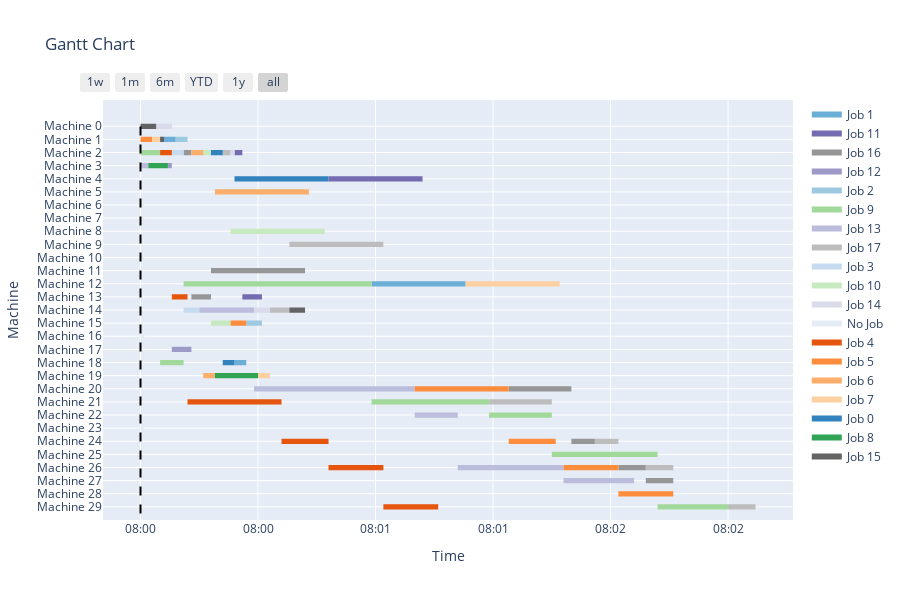

Write notebook code for a chart like this one.
### Code cell
import numpy as np
import pandas as pd
import copy
import random
from util.util_load             import read_txt
from util.util_reschedule       import random_events, store_schedule, update_schedule, snapshot
from util.util_display          import plot, pretty_table
from env_action.metaheu         import GeneticAlgorithm
from env_action.action_space    import action_space

maxtime                = 3
maxtimeacceptnewjob    = 150
defectProb             = 0.03

action_name            = ["exact", "GA", "TS", "LFOH", "LAPH", "LAP_LFO", "CDR1", "CDR2", "CDR3", "CDR4", "CDR5", "CDR6"]

J, I, K, p_ijk, h_ijk,   \
d_j, n_j, MC_ji, n_MC_ji,\
OperationPool            = read_txt("DATA/jobs_small.txt")


variables = ['J', 'p_ijk', 'h_ijk', 'n_j', 'MC_ji', 'n_MC_ji']
for var in variables:
    globals()['org_' + var] = copy.deepcopy(globals()[var])

S_k                    = np.zeros((K))
S_j                    = np.zeros((J))
n_ops_left_j           = copy.deepcopy(n_j)
MB_info                = np.zeros((0))

t                      = 0
JSet                   = list(range(J))
OJSet                  = [[] for _ in range(J)]
for j in JSet:
    OJSet[j]           = [i for i in range(int(n_j[j]))]
Oij_on_machine         = [[] for _ in range(K)]

JA_event               = []
MB_event               = [[] for _ in range(K)]
events                 = {}
MB_record              = {}

# Preschedule
pre_GBest, X_ijk, S_ij, C_ij, C_j   = GeneticAlgorithm (S_k, S_j, JSet, OJSet, J, I, K, 
                                                        p_ijk, h_ijk, d_j, n_j, n_ops_left_j, 
                                                        MC_ji, n_MC_ji, OperationPool, maxtime= 1000)
print("preschedule")

fig1 = plot(J, K, n_j, X_ijk, S_ij, C_ij, MB_record, t)
display(fig1)

### Figure 1 — Plotly figure (JSON) as saved in the notebook; plotly's stock layout.template omitted (floating-point values rounded to 4 significant figures)
{"data": [{"fill": "toself", "fillcolor": "rgb(107, 174, 214)", "hoverinfo": "name", "legendgroup": "rgb(107, 174, 214)", "mode": "none", "name": "Job 1", "type": "scatter", "x": ["2024-07-01T08:00:06", "2024-07-01T08:00:09", "2024-07-01T08:00:09", "2024-07-01T08:00:06", "2024-07-01T08:00:06", "2024-07-01T08:00:59", "2024-07-01T08:01:23", "2024-07-01T08:01:23", "2024-07-01T08:00:59", "2024-07-01T08:00:59", "2024-07-01T08:00:24", "2024-07-01T08:00:27", "2024-07-01T08:00:27", "2024-07-01T08:00:24"], "y": [27.8, 27.8, 28.2, 28.2, null, 16.8, 16.8, 17.2, 17.2, null, 10.8, 10.8, 11.2, 11.2]}, {"fill": "toself", "fillcolor": "rgb(117, 107, 177)", "hoverinfo": "name", "legendgroup": "rgb(117, 107, 177)", "mode": "none", "name": "Job 11", "type": "scatter", "x": ["2024-07-01T08:00:24", "2024-07-01T08:00:26", "2024-07-01T08:00:26", "2024-07-01T08:00:24", "2024-07-01T08:00:24", "2024-07-01T08:00:48", "2024-07-01T08:01:12", "2024-07-01T08:01:12", "2024-07-01T08:00:48", "2024-07-01T08:00:48", "2024-07-01T08:00:26", "2024-07-01T08:00:31", "2024-07-01T08:00:31", "2024-07-01T08:00:26"], "y": [26.8, 26.8, 27.2, 27.2, null, 24.8, 24.8, 25.2, 25.2, null, 15.8, 15.8, 16.2, 16.2]}, {"fill": "toself", "fillcolor": "rgb(150, 150, 150)", "hoverinfo": "name", "legendgroup": "rgb(150, 150, 150)", "mode": "none", "name": "Job 16", "type": "scatter", "x": ["2024-07-01T08:00:11", "2024-07-01T08:00:13", "2024-07-01T08:00:13", "2024-07-01T08:00:11", "2024-07-01T08:00:11", "2024-07-01T08:00:18", "2024-07-01T08:00:42", "2024-07-01T08:00:42", "2024-07-01T08:00:18", "2024-07-01T08:00:18", "2024-07-01T08:00:13", "2024-07-01T08:00:18", "2024-07-01T08:00:18", "2024-07-01T08:00:13", "2024-07-01T08:00:13", "2024-07-01T08:01:34", "2024-07-01T08:01:50", "2024-07-01T08:01:50", "2024-07-01T08:01:34", "2024-07-01T08:01:34", "2024-07-01T08:01:50", "2024-07-01T08:01:56", "2024-07-01T08:01:56", "2024-07-01T08:01:50", "2024-07-01T08:01:50", "2024-07-01T08:02:02", "2024-07-01T08:02:09", "2024-07-01T08:02:09", "2024-07-01T08:02:02", "2024-07-01T08:02:02", "2024-07-01T08:02:09", "2024-07-01T08:02:16", "2024-07-01T08:02:16", "2024-07-01T08:02:09"], "y": [26.8, 26.8, 27.2, 27.2, null, 17.8, 17.8, 18.2, 18.2, null, 15.8, 15.8, 16.2, 16.2, null, 8.8, 8.8, 9.2, 9.2, null, 4.8, 4.8, 5.2, 5.2, null, 2.8, 2.8, 3.2, 3.2, null, 1.8, 1.8, 2.2, 2.2]}, {"fill": "toself", "fillcolor": "rgb(158, 154, 200)", "hoverinfo": "name", "legendgroup": "rgb(158, 154, 200)", "mode": "none", "name": "Job 12", "type": "scatter", "x": ["2024-07-01T08:00:07", "2024-07-01T08:00:08", "2024-07-01T08:00:08", "2024-07-01T08:00:07", "2024-07-01T08:00:07", "2024-07-01T08:00:08", "2024-07-01T08:00:13", "2024-07-01T08:00:13", "2024-07-01T08:00:08"], "y": [25.8, 25.8, 26.2, 26.2, null, 11.8, 11.8, 12.2, 12.2]}, {"fill": "toself", "fillcolor": "rgb(158, 202, 225)", "hoverinfo": "name", "legendgroup": "rgb(158, 202, 225)", "mode": "none", "name": "Job 2", "type": "scatter", "x": ["2024-07-01T08:00:09", "2024-07-01T08:00:12", "2024-07-01T08:00:12", "2024-07-01T08:00:09", "2024-07-01T08:00:09", "2024-07-01T08:00:27", "2024-07-01T08:00:31", "2024-07-01T08:00:31", "2024-07-01T08:00:27"], "y": [27.8, 27.8, 28.2, 28.2, null, 13.8, 13.8, 14.2, 14.2]}, {"fill": "toself", "fillcolor": "rgb(161, 217, 155)", "hoverinfo": "name", "legendgroup": "rgb(161, 217, 155)", "mode": "none", "name": "Job 9", "type": "scatter", "x": ["2024-07-01T08:00:00", "2024-07-01T08:00:05", "2024-07-01T08:00:05", "2024-07-01T08:00:00", "2024-07-01T08:00:00", "2024-07-01T08:00:11", "2024-07-01T08:00:59", "2024-07-01T08:00:59", "2024-07-01T08:00:11", "2024-07-01T08:00:11", "2024-07-01T08:00:05", "2024-07-01T08:00:11", "2024-07-01T08:00:11", "2024-07-01T08:00:05", "2024-07-01T08:00:05", "2024-07-01T08:00:59", "2024-07-01T08:01:29", "2024-07-01T08:01:29", "2024-07-01T08:00:59", "2024-07-01T08:00:59", "2024-07-01T08:01:29", "2024-07-01T08:01:45", "2024-07-01T08:01:45", "2024-07-01T08:01:29", "2024-07-01T08:01:29", "2024-07-01T08:01:45", "2024-07-01T08:02:12", "2024-07-01T08:02:12", "2024-07-01T08:01:45", "2024-07-01T08:01:45", "2024-07-01T08:02:12", "2024-07-01T08:02:30", "2024-07-01T08:02:30", "2024-07-01T08:02:12"], "y": [26.8, 26.8, 27.2, 27.2, null, 16.8, 16.8, 17.2, 17.2, null, 10.8, 10.8, 11.2, 11.2, null, 7.8, 7.8, 8.2, 8.2, null, 6.8, 6.8, 7.2, 7.2, null, 3.8, 3.8, 4.2, 4.2, null, -0.2, -0.2, 0.2, 0.2]}, {"fill": "toself", "fillcolor": "rgb(188, 189, 220)", "hoverinfo": "name", "legendgroup": "rgb(188, 189, 220)", "mode": "none", "name": "Job 13", "type": "scatter", "x": ["2024-07-01T08:00:00", "2024-07-01T08:00:02", "2024-07-01T08:00:02", "2024-07-01T08:00:00", "2024-07-01T08:00:00", "2024-07-01T08:00:15", "2024-07-01T08:00:29", "2024-07-01T08:00:29", "2024-07-01T08:00:15", "2024-07-01T08:00:15", "2024-07-01T08:00:29", "2024-07-01T08:01:10", "2024-07-01T08:01:10", "2024-07-01T08:00:29", "2024-07-01T08:00:29", "2024-07-01T08:01:10", "2024-07-01T08:01:21", "2024-07-01T08:01:21", "2024-07-01T08:01:10", "2024-07-01T08:01:10", "2024-07-01T08:01:21", "2024-07-01T08:01:48", "2024-07-01T08:01:48", "2024-07-01T08:01:21", "2024-07-01T08:01:21", "2024-07-01T08:01:48", "2024-07-01T08:02:06", "2024-07-01T08:02:06", "2024-07-01T08:01:48"], "y": [25.8, 25.8, 26.2, 26.2, null, 14.8, 14.8, 15.2, 15.2, null, 8.8, 8.8, 9.2, 9.2, null, 6.8, 6.8, 7.2, 7.2, null, 2.8, 2.8, 3.2, 3.2, null, 1.8, 1.8, 2.2, 2.2]}, {"fill": "toself", "fillcolor": "rgb(189, 189, 189)", "hoverinfo": "name", "legendgroup": "rgb(189, 189, 189)", "mode": "none", "name": "Job 17", "type": "scatter", "x": ["2024-07-01T08:00:21", "2024-07-01T08:00:23", "2024-07-01T08:00:23", "2024-07-01T08:00:21", "2024-07-01T08:00:21", "2024-07-01T08:00:38", "2024-07-01T08:01:02", "2024-07-01T08:01:02", "2024-07-01T08:00:38", "2024-07-01T08:00:38", "2024-07-01T08:00:33", "2024-07-01T08:00:38", "2024-07-01T08:00:38", "2024-07-01T08:00:33", "2024-07-01T08:00:33", "2024-07-01T08:01:29", "2024-07-01T08:01:45", "2024-07-01T08:01:45", "2024-07-01T08:01:29", "2024-07-01T08:01:29", "2024-07-01T08:01:56", "2024-07-01T08:02:02", "2024-07-01T08:02:02", "2024-07-01T08:01:56", "2024-07-01T08:01:56", "2024-07-01T08:02:09", "2024-07-01T08:02:16", "2024-07-01T08:02:16", "2024-07-01T08:02:09", "2024-07-01T08:02:09", "2024-07-01T08:02:30", "2024-07-01T08:02:37", "2024-07-01T08:02:37", "2024-07-01T08:02:30"], "y": [26.8, 26.8, 27.2, 27.2, null, 19.8, 19.8, 20.2, 20.2, null, 14.8, 14.8, 15.2, 15.2, null, 7.8, 7.8, 8.2, 8.2, null, 4.8, 4.8, 5.2, 5.2, null, 2.8, 2.8, 3.2, 3.2, null, -0.2, -0.2, 0.2, 0.2]}, {"fill": "toself", "fillcolor": "rgb(198, 219, 239)", "hoverinfo": "name", "legendgroup": "rgb(198, 219, 239)", "mode": "none", "name": "Job 3", "type": "scatter", "x": ["2024-07-01T08:00:08", "2024-07-01T08:00:11", "2024-07-01T08:00:11", "2024-07-01T08:00:08", "2024-07-01T08:00:08", "2024-07-01T08:00:11", "2024-07-01T08:00:15", "2024-07-01T08:00:15", "2024-07-01T08:00:11"], "y": [26.8, 26.8, 27.2, 27.2, null, 14.8, 14.8, 15.2, 15.2]}, {"fill": "toself", "fillcolor": "rgb(199, 233, 192)", "hoverinfo": "name", "legendgroup": "rgb(199, 233, 192)", "mode": "none", "name": "Job 10", "type": "scatter", "x": ["2024-07-01T08:00:16", "2024-07-01T08:00:18", "2024-07-01T08:00:18", "2024-07-01T08:00:16", "2024-07-01T08:00:16", "2024-07-01T08:00:23", "2024-07-01T08:00:47", "2024-07-01T08:00:47", "2024-07-01T08:00:23", "2024-07-01T08:00:23", "2024-07-01T08:00:18", "2024-07-01T08:00:23", "2024-07-01T08:00:23", "2024-07-01T08:00:18"], "y": [26.8, 26.8, 27.2, 27.2, null, 20.8, 20.8, 21.2, 21.2, null, 13.8, 13.8, 14.2, 14.2]}, {"fill": "toself", "fillcolor": "rgb(218, 218, 235)", "hoverinfo": "name", "legendgroup": "rgb(218, 218, 235)", "mode": "none", "name": "Job 14", "type": "scatter", "x": ["2024-07-01T08:00:04", "2024-07-01T08:00:08", "2024-07-01T08:00:08", "2024-07-01T08:00:04", "2024-07-01T08:00:04", "2024-07-01T08:00:23", "2024-07-01T08:00:24", "2024-07-01T08:00:24", "2024-07-01T08:00:23", "2024-07-01T08:00:23", "2024-07-01T08:00:29", "2024-07-01T08:00:33", "2024-07-01T08:00:33", "2024-07-01T08:00:29"], "y": [28.8, 28.8, 29.2, 29.2, null, 26.8, 26.8, 27.2, 27.2, null, 14.8, 14.8, 15.2, 15.2]}, {"fill": "toself", "fillcolor": "rgb(230, 236, 245)", "hoverinfo": "name", "legendgroup": "rgb(230, 236, 245)", "mode": "none", "name": "No Job", "type": "scatter", "x": ["2024-07-01T08:00:00", "2024-07-01T08:00:01", "2024-07-01T08:00:01", "2024-07-01T08:00:00", "2024-07-01T08:00:00", "2024-07-01T08:00:00", "2024-07-01T08:00:01", "2024-07-01T08:00:01", "2024-07-01T08:00:00", "2024-07-01T08:00:00", "2024-07-01T08:00:00", "2024-07-01T08:00:01", "2024-07-01T08:00:01", "2024-07-01T08:00:00", "2024-07-01T08:00:00", "2024-07-01T08:00:00", "2024-07-01T08:00:01", "2024-07-01T08:00:01", "2024-07-01T08:00:00", "2024-07-01T08:00:00", "2024-07-01T08:00:00", "2024-07-01T08:00:01", "2024-07-01T08:00:01", "2024-07-01T08:00:00"], "y": [22.8, 22.8, 23.2, 23.2, null, 21.8, 21.8, 22.2, 22.2, null, 18.8, 18.8, 19.2, 19.2, null, 12.8, 12.8, 13.2, 13.2, null, 5.8, 5.8, 6.2, 6.2]}, {"fill": "toself", "fillcolor": "rgb(230, 85, 13)", "hoverinfo": "name", "legendgroup": "rgb(230, 85, 13)", "mode": "none", "name": "Job 4", "type": "scatter", "x": ["2024-07-01T08:00:05", "2024-07-01T08:00:08", "2024-07-01T08:00:08", "2024-07-01T08:00:05", "2024-07-01T08:00:05", "2024-07-01T08:00:08", "2024-07-01T08:00:12", "2024-07-01T08:00:12", "2024-07-01T08:00:08", "2024-07-01T08:00:08", "2024-07-01T08:00:12", "2024-07-01T08:00:36", "2024-07-01T08:00:36", "2024-07-01T08:00:12", "2024-07-01T08:00:12", "2024-07-01T08:00:36", "2024-07-01T08:00:48", "2024-07-01T08:00:48", "2024-07-01T08:00:36", "2024-07-01T08:00:36", "2024-07-01T08:00:48", "2024-07-01T08:01:02", "2024-07-01T08:01:02", "2024-07-01T08:00:48", "2024-07-01T08:00:48", "2024-07-01T08:01:02", "2024-07-01T08:01:16", "2024-07-01T08:01:16", "2024-07-01T08:01:02"], "y": [26.8, 26.8, 27.2, 27.2, null, 15.8, 15.8, 16.2, 16.2, null, 7.8, 7.8, 8.2, 8.2, null, 4.8, 4.8, 5.2, 5.2, null, 2.8, 2.8, 3.2, 3.2, null, -0.2, -0.2, 0.2, 0.2]}, {"fill": "toself", "fillcolor": "rgb(253, 141, 60)", "hoverinfo": "name", "legendgroup": "rgb(253, 141, 60)", "mode": "none", "name": "Job 5", "type": "scatter", "x": ["2024-07-01T08:00:00", "2024-07-01T08:00:03", "2024-07-01T08:00:03", "2024-07-01T08:00:00", "2024-07-01T08:00:00", "2024-07-01T08:00:23", "2024-07-01T08:00:27", "2024-07-01T08:00:27", "2024-07-01T08:00:23", "2024-07-01T08:00:23", "2024-07-01T08:01:10", "2024-07-01T08:01:34", "2024-07-01T08:01:34", "2024-07-01T08:01:10", "2024-07-01T08:01:10", "2024-07-01T08:01:34", "2024-07-01T08:01:46", "2024-07-01T08:01:46", "2024-07-01T08:01:34", "2024-07-01T08:01:34", "2024-07-01T08:01:48", "2024-07-01T08:02:02", "2024-07-01T08:02:02", "2024-07-01T08:01:48", "2024-07-01T08:01:48", "2024-07-01T08:02:02", "2024-07-01T08:02:16", "2024-07-01T08:02:16", "2024-07-01T08:02:02"], "y": [27.8, 27.8, 28.2, 28.2, null, 13.8, 13.8, 14.2, 14.2, null, 8.8, 8.8, 9.2, 9.2, null, 4.8, 4.8, 5.2, 5.2, null, 2.8, 2.8, 3.2, 3.2, null, 0.8, 0.8, 1.2, 1.2]}, {"fill": "toself", "fillcolor": "rgb(253, 174, 107)", "hoverinfo": "name", "legendgroup": "rgb(253, 174, 107)", "mode": "none", "name": "Job 6", "type": "scatter", "x": ["2024-07-01T08:00:13", "2024-07-01T08:00:16", "2024-07-01T08:00:16", "2024-07-01T08:00:13", "2024-07-01T08:00:13", "2024-07-01T08:00:19", "2024-07-01T08:00:43", "2024-07-01T08:00:43", "2024-07-01T08:00:19", "2024-07-01T08:00:19", "2024-07-01T08:00:16", "2024-07-01T08:00:19", "2024-07-01T08:00:19", "2024-07-01T08:00:16"], "y": [26.8, 26.8, 27.2, 27.2, null, 23.8, 23.8, 24.2, 24.2, null, 9.8, 9.8, 10.2, 10.2]}, {"fill": "toself", "fillcolor": "rgb(253, 208, 162)", "hoverinfo": "name", "legendgroup": "rgb(253, 208, 162)", "mode": "none", "name": "Job 7", "type": "scatter", "x": ["2024-07-01T08:00:03", "2024-07-01T08:00:05", "2024-07-01T08:00:05", "2024-07-01T08:00:03", "2024-07-01T08:00:03", "2024-07-01T08:01:23", "2024-07-01T08:01:47", "2024-07-01T08:01:47", "2024-07-01T08:01:23", "2024-07-01T08:01:23", "2024-07-01T08:00:30", "2024-07-01T08:00:33", "2024-07-01T08:00:33", "2024-07-01T08:00:30"], "y": [27.8, 27.8, 28.2, 28.2, null, 16.8, 16.8, 17.2, 17.2, null, 9.8, 9.8, 10.2, 10.2]}, {"fill": "toself", "fillcolor": "rgb(49, 130, 189)", "hoverinfo": "name", "legendgroup": "rgb(49, 130, 189)", "mode": "none", "name": "Job 0", "type": "scatter", "x": ["2024-07-01T08:00:18", "2024-07-01T08:00:21", "2024-07-01T08:00:21", "2024-07-01T08:00:18", "2024-07-01T08:00:18", "2024-07-01T08:00:24", "2024-07-01T08:00:48", "2024-07-01T08:00:48", "2024-07-01T08:00:24", "2024-07-01T08:00:24", "2024-07-01T08:00:21", "2024-07-01T08:00:24", "2024-07-01T08:00:24", "2024-07-01T08:00:21"], "y": [26.8, 26.8, 27.2, 27.2, null, 24.8, 24.8, 25.2, 25.2, null, 10.8, 10.8, 11.2, 11.2]}, {"fill": "toself", "fillcolor": "rgb(49, 163, 84)", "hoverinfo": "name", "legendgroup": "rgb(49, 163, 84)", "mode": "none", "name": "Job 8", "type": "scatter", "x": ["2024-07-01T08:00:02", "2024-07-01T08:00:07", "2024-07-01T08:00:07", "2024-07-01T08:00:02", "2024-07-01T08:00:02", "2024-07-01T08:00:19", "2024-07-01T08:00:30", "2024-07-01T08:00:30", "2024-07-01T08:00:19"], "y": [25.8, 25.8, 26.2, 26.2, null, 9.8, 9.8, 10.2, 10.2]}, {"fill": "toself", "fillcolor": "rgb(99, 99, 99)", "hoverinfo": "name", "legendgroup": "rgb(99, 99, 99)", "mode": "none", "name": "Job 15", "type": "scatter", "x": ["2024-07-01T08:00:00", "2024-07-01T08:00:04", "2024-07-01T08:00:04", "2024-07-01T08:00:00", "2024-07-01T08:00:00", "2024-07-01T08:00:05", "2024-07-01T08:00:06", "2024-07-01T08:00:06", "2024-07-01T08:00:05", "2024-07-01T08:00:05", "2024-07-01T08:00:38", "2024-07-01T08:00:42", "2024-07-01T08:00:42", "2024-07-01T08:00:38"], "y": [28.8, 28.8, 29.2, 29.2, null, 27.8, 27.8, 28.2, 28.2, null, 14.8, 14.8, 15.2, 15.2]}, {"legendgroup": "rgb(107, 174, 214)", "marker": {"color": "rgb(107, 174, 214)", "opacity": 0, "size": 1}, "mode": "markers", "name": "", "showlegend": false, "text": [null, null, null, null, null, null], "type": "scatter", "x": ["2024-07-01T08:00:06", "2024-07-01T08:00:09", "2024-07-01T08:00:59", "2024-07-01T08:01:23", "2024-07-01T08:00:24", "2024-07-01T08:00:27"], "y": [28, 28, 17, 17, 11, 11]}, {"legendgroup": "rgb(117, 107, 177)", "marker": {"color": "rgb(117, 107, 177)", "opacity": 0, "size": 1}, "mode": "markers", "name": "", "showlegend": false, "text": [null, null, null, null, null, null], "type": "scatter", "x": ["2024-07-01T08:00:24", "2024-07-01T08:00:26", "2024-07-01T08:00:48", "2024-07-01T08:01:12", "2024-07-01T08:00:26", "2024-07-01T08:00:31"], "y": [27, 27, 25, 25, 16, 16]}, {"legendgroup": "rgb(150, 150, 150)", "marker": {"color": "rgb(150, 150, 150)", "opacity": 0, "size": 1}, "mode": "markers", "name": "", "showlegend": false, "text": [null, null, null, null, null, null, null, null, null, null, null, null, null, null], "type": "scatter", "x": ["2024-07-01T08:00:11", "2024-07-01T08:00:13", "2024-07-01T08:00:18", "2024-07-01T08:00:42", "2024-07-01T08:00:13", "2024-07-01T08:00:18", "2024-07-01T08:01:34", "2024-07-01T08:01:50", "2024-07-01T08:01:50", "2024-07-01T08:01:56", "2024-07-01T08:02:02", "2024-07-01T08:02:09", "2024-07-01T08:02:09", "2024-07-01T08:02:16"], "y": [27, 27, 18, 18, 16, 16, 9, 9, 5, 5, 3, 3, 2, 2]}, {"legendgroup": "rgb(158, 154, 200)", "marker": {"color": "rgb(158, 154, 200)", "opacity": 0, "size": 1}, "mode": "markers", "name": "", "showlegend": false, "text": [null, null, null, null], "type": "scatter", "x": ["2024-07-01T08:00:07", "2024-07-01T08:00:08", "2024-07-01T08:00:08", "2024-07-01T08:00:13"], "y": [26, 26, 12, 12]}, {"legendgroup": "rgb(158, 202, 225)", "marker": {"color": "rgb(158, 202, 225)", "opacity": 0, "size": 1}, "mode": "markers", "name": "", "showlegend": false, "text": [null, null, null, null], "type": "scatter", "x": ["2024-07-01T08:00:09", "2024-07-01T08:00:12", "2024-07-01T08:00:27", "2024-07-01T08:00:31"], "y": [28, 28, 14, 14]}, {"legendgroup": "rgb(161, 217, 155)", "marker": {"color": "rgb(161, 217, 155)", "opacity": 0, "size": 1}, "mode": "markers", "name": "", "showlegend": false, "text": [null, null, null, null, null, null, null, null, null, null, null, null, null, null], "type": "scatter", "x": ["2024-07-01T08:00:00", "2024-07-01T08:00:05", "2024-07-01T08:00:11", "2024-07-01T08:00:59", "2024-07-01T08:00:05", "2024-07-01T08:00:11", "2024-07-01T08:00:59", "2024-07-01T08:01:29", "2024-07-01T08:01:29", "2024-07-01T08:01:45", "2024-07-01T08:01:45", "2024-07-01T08:02:12", "2024-07-01T08:02:12", "2024-07-01T08:02:30"], "y": [27, 27, 17, 17, 11, 11, 8, 8, 7, 7, 4, 4, 0, 0]}, {"legendgroup": "rgb(188, 189, 220)", "marker": {"color": "rgb(188, 189, 220)", "opacity": 0, "size": 1}, "mode": "markers", "name": "", "showlegend": false, "text": [null, null, null, null, null, null, null, null, null, null, null, null], "type": "scatter", "x": ["2024-07-01T08:00:00", "2024-07-01T08:00:02", "2024-07-01T08:00:15", "2024-07-01T08:00:29", "2024-07-01T08:00:29", "2024-07-01T08:01:10", "2024-07-01T08:01:10", "2024-07-01T08:01:21", "2024-07-01T08:01:21", "2024-07-01T08:01:48", "2024-07-01T08:01:48", "2024-07-01T08:02:06"], "y": [26, 26, 15, 15, 9, 9, 7, 7, 3, 3, 2, 2]}, {"legendgroup": "rgb(189, 189, 189)", "marker": {"color": "rgb(189, 189, 189)", "opacity": 0, "size": 1}, "mode": "markers", "name": "", "showlegend": false, "text": [null, null, null, null, null, null, null, null, null, null, null, null, null, null], "type": "scatter", "x": ["2024-07-01T08:00:21", "2024-07-01T08:00:23", "2024-07-01T08:00:38", "2024-07-01T08:01:02", "2024-07-01T08:00:33", "2024-07-01T08:00:38", "2024-07-01T08:01:29", "2024-07-01T08:01:45", "2024-07-01T08:01:56", "2024-07-01T08:02:02", "2024-07-01T08:02:09", "2024-07-01T08:02:16", "2024-07-01T08:02:30", "2024-07-01T08:02:37"], "y": [27, 27, 20, 20, 15, 15, 8, 8, 5, 5, 3, 3, 0, 0]}, {"legendgroup": "rgb(198, 219, 239)", "marker": {"color": "rgb(198, 219, 239)", "opacity": 0, "size": 1}, "mode": "markers", "name": "", "showlegend": false, "text": [null, null, null, null], "type": "scatter", "x": ["2024-07-01T08:00:08", "2024-07-01T08:00:11", "2024-07-01T08:00:11", "2024-07-01T08:00:15"], "y": [27, 27, 15, 15]}, {"legendgroup": "rgb(199, 233, 192)", "marker": {"color": "rgb(199, 233, 192)", "opacity": 0, "size": 1}, "mode": "markers", "name": "", "showlegend": false, "text": [null, null, null, null, null, null], "type": "scatter", "x": ["2024-07-01T08:00:16", "2024-07-01T08:00:18", "2024-07-01T08:00:23", "2024-07-01T08:00:47", "2024-07-01T08:00:18", "2024-07-01T08:00:23"], "y": [27, 27, 21, 21, 14, 14]}, {"legendgroup": "rgb(218, 218, 235)", "marker": {"color": "rgb(218, 218, 235)", "opacity": 0, "size": 1}, "mode": "markers", "name": "", "showlegend": false, "text": [null, null, null, null, null, null], "type": "scatter", "x": ["2024-07-01T08:00:04", "2024-07-01T08:00:08", "2024-07-01T08:00:23", "2024-07-01T08:00:24", "2024-07-01T08:00:29", "2024-07-01T08:00:33"], "y": [29, 29, 27, 27, 15, 15]}, {"legendgroup": "rgb(230, 236, 245)", "marker": {"color": "rgb(230, 236, 245)", "opacity": 0, "size": 1}, "mode": "markers", "name": "", "showlegend": false, "text": [null, null, null, null, null, null, null, null, null, null], "type": "scatter", "x": ["2024-07-01T08:00:00", "2024-07-01T08:00:01", "2024-07-01T08:00:00", "2024-07-01T08:00:01", "2024-07-01T08:00:00", "2024-07-01T08:00:01", "2024-07-01T08:00:00", "2024-07-01T08:00:01", "2024-07-01T08:00:00", "2024-07-01T08:00:01"], "y": [23, 23, 22, 22, 19, 19, 13, 13, 6, 6]}, {"legendgroup": "rgb(230, 85, 13)", "marker": {"color": "rgb(230, 85, 13)", "opacity": 0, "size": 1}, "mode": "markers", "name": "", "showlegend": false, "text": [null, null, null, null, null, null, null, null, null, null, null, null], "type": "scatter", "x": ["2024-07-01T08:00:05", "2024-07-01T08:00:08", "2024-07-01T08:00:08", "2024-07-01T08:00:12", "2024-07-01T08:00:12", "2024-07-01T08:00:36", "2024-07-01T08:00:36", "2024-07-01T08:00:48", "2024-07-01T08:00:48", "2024-07-01T08:01:02", "2024-07-01T08:01:02", "2024-07-01T08:01:16"], "y": [27, 27, 16, 16, 8, 8, 5, 5, 3, 3, 0, 0]}, {"legendgroup": "rgb(253, 141, 60)", "marker": {"color": "rgb(253, 141, 60)", "opacity": 0, "size": 1}, "mode": "markers", "name": "", "showlegend": false, "text": [null, null, null, null, null, null, null, null, null, null, null, null], "type": "scatter", "x": ["2024-07-01T08:00:00", "2024-07-01T08:00:03", "2024-07-01T08:00:23", "2024-07-01T08:00:27", "2024-07-01T08:01:10", "2024-07-01T08:01:34", "2024-07-01T08:01:34", "2024-07-01T08:01:46", "2024-07-01T08:01:48", "2024-07-01T08:02:02", "2024-07-01T08:02:02", "2024-07-01T08:02:16"], "y": [28, 28, 14, 14, 9, 9, 5, 5, 3, 3, 1, 1]}, {"legendgroup": "rgb(253, 174, 107)", "marker": {"color": "rgb(253, 174, 107)", "opacity": 0, "size": 1}, "mode": "markers", "name": "", "showlegend": false, "text": [null, null, null, null, null, null], "type": "scatter", "x": ["2024-07-01T08:00:13", "2024-07-01T08:00:16", "2024-07-01T08:00:19", "2024-07-01T08:00:43", "2024-07-01T08:00:16", "2024-07-01T08:00:19"], "y": [27, 27, 24, 24, 10, 10]}, {"legendgroup": "rgb(253, 208, 162)", "marker": {"color": "rgb(253, 208, 162)", "opacity": 0, "size": 1}, "mode": "markers", "name": "", "showlegend": false, "text": [null, null, null, null, null, null], "type": "scatter", "x": ["2024-07-01T08:00:03", "2024-07-01T08:00:05", "2024-07-01T08:01:23", "2024-07-01T08:01:47", "2024-07-01T08:00:30", "2024-07-01T08:00:33"], "y": [28, 28, 17, 17, 10, 10]}, {"legendgroup": "rgb(49, 130, 189)", "marker": {"color": "rgb(49, 130, 189)", "opacity": 0, "size": 1}, "mode": "markers", "name": "", "showlegend": false, "text": [null, null, null, null, null, null], "type": "scatter", "x": ["2024-07-01T08:00:18", "2024-07-01T08:00:21", "2024-07-01T08:00:24", "2024-07-01T08:00:48", "2024-07-01T08:00:21", "2024-07-01T08:00:24"], "y": [27, 27, 25, 25, 11, 11]}, {"legendgroup": "rgb(49, 163, 84)", "marker": {"color": "rgb(49, 163, 84)", "opacity": 0, "size": 1}, "mode": "markers", "name": "", "showlegend": false, "text": [null, null, null, null], "type": "scatter", "x": ["2024-07-01T08:00:02", "2024-07-01T08:00:07", "2024-07-01T08:00:19", "2024-07-01T08:00:30"], "y": [26, 26, 10, 10]}, {"legendgroup": "rgb(99, 99, 99)", "marker": {"color": "rgb(99, 99, 99)", "opacity": 0, "size": 1}, "mode": "markers", "name": "", "showlegend": false, "text": [null, null, null, null, null, null], "type": "scatter", "x": ["2024-07-01T08:00:00", "2024-07-01T08:00:04", "2024-07-01T08:00:05", "2024-07-01T08:00:06", "2024-07-01T08:00:38", "2024-07-01T08:00:42"], "y": [29, 29, 28, 28, 15, 15]}], "layout": {"height": 600, "hovermode": "closest", "legend": {"traceorder": "normal"}, "shapes": [{"line": {"color": "black", "dash": "dash"}, "type": "line", "x0": "2024-07-01T08:00:00", "x1": "2024-07-01T08:00:00", "y0": -0.5, "y1": 29.5}], "showlegend": true, "title": {"text": "Gantt Chart"}, "xaxis": {"rangeselector": {"buttons": [{"count": 7, "label": "1w", "step": "day", "stepmode": "backward"}, {"count": 1, "label": "1m", "step": "month", "stepmode": "backward"}, {"count": 6, "label": "6m", "step": "month", "stepmode": "backward"}, {"count": 1, "label": "YTD", "step": "year", "stepmode": "todate"}, {"count": 1, "label": "1y", "step": "year", "stepmode": "backward"}, {"step": "all"}]}, "showgrid": true, "tickformat": "%H:%M", "title": {"text": "Time"}, "type": "date", "zeroline": false}, "yaxis": {"autorange": false, "range": [-1, 31], "showgrid": true, "ticktext": ["Machine 29", "Machine 28", "Machine 27", "Machine 26", "Machine 25", "Machine 24", "Machine 23", "Machine 22", "Machine 21", "Machine 20", "Machine 19", "Machine 18", "Machine 17", "Machine 16", "Machine 15", "Machine 14", "Machine 13", "Machine 12", "Machine 11", "Machine 10", "Machine 9", "Machine 8", "Machine 7", "Machine 6", "Machine 5", "Machine 4", "Machine 3", "Machine 2", "Machine 1", "Machine 0"], "tickvals": [0, 1, 2, 3, 4, 5, 6, 7, 8, 9, 10, 11, 12, 13, 14, 15, 16, 17, 18, 19, 20, 21, 22, 23, 24, 25, 26, 27, 28, 29], "title": {"text": "Machine"}, "zeroline": false}}}
